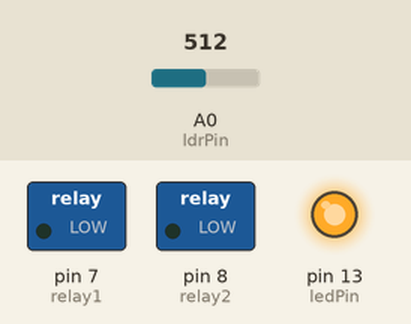
A sketch run on a simulated Arduino Uno, built with avr-gcc and run on an emulated ATmega328P. Shown: switched loads named in the sketch (green lamp = pin HIGH), output pins drawn as LEDs (lit = HIGH). The inputs (shaded band) are chosen by the test bench; at power-on: A0 (ldrPin) = 512. What the sketch prints to the serial monitor is not drawn.

Above: at 1.2 s.
1.3 s: A0 (ldrPin) set to 42
2.8 s: A0 (ldrPin) set to 35
At 3.2 s:
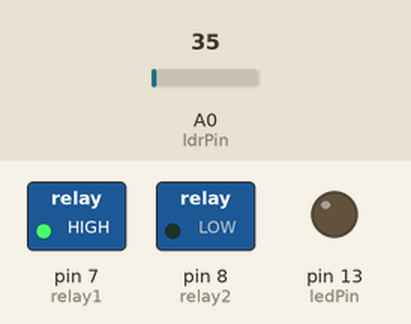
5.8 s: A0 (ldrPin) set to 76
8.3 s: A0 (ldrPin) set to 86
At 8.6 s:
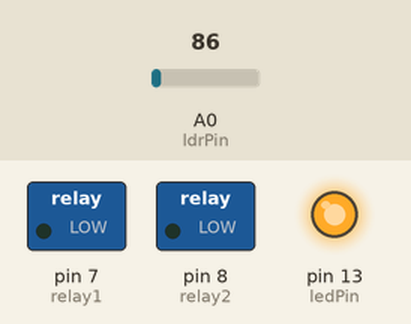
9.8 s: A0 (ldrPin) set to 30
At 11.0 s:
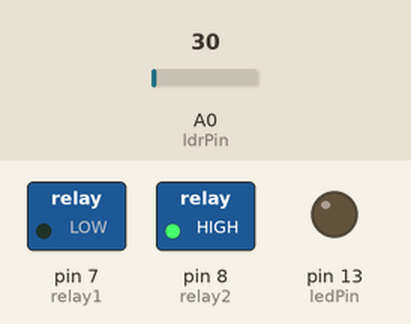
Timing chart, 0 to 13.3 s (numbered marks = the images above; inputs shaded):
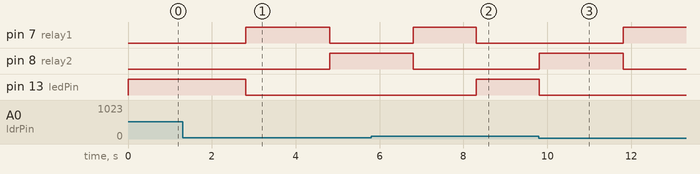

Measured:
- the behaviour switches between 40 and 39 on A0 (ldrPin) (found by bisection; images 0 and 1)
- the behaviour switches between 80 and 81 on A0 (ldrPin) (found by bisection; images 1 and 2)
- after the input at 2.8 s, pin 7 (relay1): LOW → HIGH at once, → LOW 2.0 s later; pin 8 (relay2): LOW → HIGH after 2.0 s; pin 13 (ledPin): HIGH → LOW at once
- after the input at 8.3 s, pin 7 (relay1): HIGH → LOW after 0.01 s instead of 0.51 s; pin 8 (relay2): stays LOW (without the input it goes to HIGH after 0.51 s); pin 13 (ledPin): LOW → HIGH at once
- after the input at 9.8 s, pin 7 (relay1): LOW → HIGH after 2.0 s; pin 8 (relay2): LOW → HIGH at once, → LOW 2.0 s later; pin 13 (ledPin): HIGH → LOW at once

The sketch:

Code_EXP5B.ino
```cpp
const int relay1 = 7;
const int relay2 = 8;
const int ledPin = 13;
const int ldrPin = A0;

int ldrValue = 0;

int darkThreshold = 80;
int lightThreshold = 40;

bool isDark = false;

unsigned long previousMillis = 0;
const long interval = 2000;

bool actuatorState = false; // false = extend, true = retract

void setup()
{
  pinMode(relay1, OUTPUT);
  pinMode(relay2, OUTPUT);
  pinMode(ledPin, OUTPUT);
  Serial.begin(9600);
}

void loop()
{
  ldrValue = analogRead(ldrPin);
  Serial.println(ldrValue);

  // Detect DARK
  if (ldrValue > darkThreshold)
  {
    isDark = true;
  }
  else if (ldrValue < lightThreshold)
  {
    isDark = false;
  }

  if (isDark)
  {
    stopActuator();
    digitalWrite(ledPin, HIGH);
  }
  else
  {
    digitalWrite(ledPin, LOW);

    unsigned long currentMillis = millis();

    if (currentMillis - previousMillis >= interval)
    {
      previousMillis = currentMillis;

      actuatorState = !actuatorState;

      if (actuatorState)
        extendActuator();
      else
        retractActuator();
    }
  }
}

void extendActuator()
{
  digitalWrite(relay1, HIGH);
  digitalWrite(relay2, LOW);
}

void retractActuator()
{
  digitalWrite(relay1, LOW);
  digitalWrite(relay2, HIGH);
}

void stopActuator()
{
  digitalWrite(relay1, LOW);
  digitalWrite(relay2, LOW);
}
```
